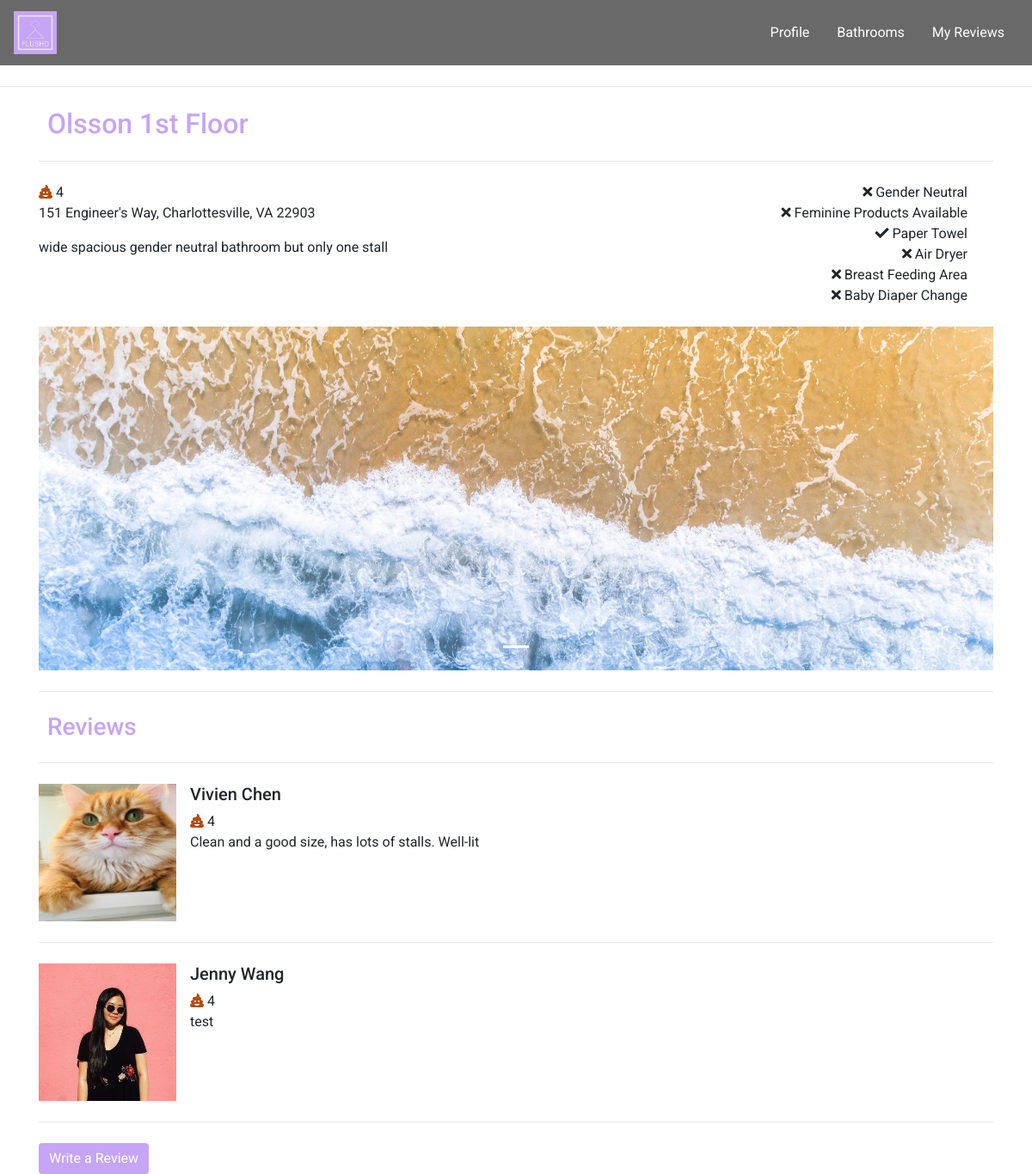
/bathroom-detail.php, run on the app's committed database.
### tables this page shows
CREATE TABLE `bathrooms` (
  `ID` int(6) NOT NULL,
  `bTitle` varchar(100) NOT NULL,
  `bDesc` varchar(300) NOT NULL,
  `bLoc` varchar(200) NOT NULL,
  `AvgRating` float DEFAULT '0',
  `GenderNeutral` tinyint(1) NOT NULL DEFAULT '0',
  `FemProducts` tinyint(1) NOT NULL DEFAULT '0',
  `PaperTowel` tinyint(1) NOT NULL DEFAULT '0',
  `AirDryer` tinyint(1) NOT NULL DEFAULT '0',
  `BreastFeed` tinyint(1) NOT NULL DEFAULT '0',
  `Diaper` tinyint(1) NOT NULL DEFAULT '0',
  `img` varchar(500) DEFAULT NULL
);

CREATE TABLE `reviews` (
  `ID` int(6) NOT NULL,
  `uID` int(6) NOT NULL,
  `bID` int(6) NOT NULL,
  `title` varchar(100) NOT NULL,
  `rDesc` varchar(300) NOT NULL,
  `rating` int(2) NOT NULL,
  `imgURL` varchar(500) DEFAULT NULL
);

CREATE TABLE `users` (
  `ID` int(6) NOT NULL,
  `firstname` varchar(50) NOT NULL,
  `lastname` varchar(50) NOT NULL,
  `username` varchar(50) NOT NULL,
  `email` varchar(100) NOT NULL,
  `pwd` varchar(100) NOT NULL,
  `reg_date` timestamp NOT NULL DEFAULT CURRENT_TIMESTAMP COMMENT 'date the user registered',
  `profilepic` varchar(100) DEFAULT NULL,
  `admin` tinyint(1) NOT NULL DEFAULT '0'
);

### bathroom-detail.php (the view, shortened to what this page needs)
<!DOCTYPE html>
<html lang="en">
    <head>
        <link rel="stylesheet" href="https://maxcdn.bootstrapcdn.com/bootstrap/4.2.1/css/bootstrap.min.css" />
        <link rel="stylesheet" href="styles/style.css">
        <link rel="stylesheet" href="styles/bathroom-profile.css">
        <link rel="stylesheet" href="styles/user-home-style.css">
        <link rel="stylesheet" href="https://use.fontawesome.com/releases/v5.7.2/css/all.css">
    </head>
<?php
$bID = (int) $_GET['bID'];
$servername = "localhost";
$username = "root";
$password = "";
$dbname = "flushd";
$conn = new mysqli($servername, $username, $password, $dbname);
$get_bath_detail = "SELECT bTitle, AvgRating, bLoc, bDesc
FROM bathrooms B
WHERE ID=$bID";
$result = $conn->query($get_bath_detail);
if ($result -> num_rows > 0) {
    $row = $result->fetch_assoc();
    extract($row);
} else {
    echo 'No results';
}
$msg = null;
$get_images = "SELECT R.imgURL
FROM bathrooms B
INNER JOIN reviews R ON R.bID = B.ID
WHERE B.ID=$bID AND R.imgURL IS NOT NULL";
$result = $conn->query($get_images);
if ($result -> num_rows > 0) {
    while($row = $result->fetch_assoc()) {
        extract($row);
        $images[] = $imgURL;
    }
} else {
    $msg = 'No results';
}
$get_reviews = "SELECT R.ID, R.title, R.uID, R.rDesc, R.rating, U.firstname, U.lastname, U.profilepic
FROM bathrooms B
INNER JOIN reviews R ON R.bID = B.ID
INNER JOIN users U ON R.uID = U.ID
WHERE R.bID=$bID";
$reviews = null;
$result = $conn->query($get_reviews);
if ($result -> num_rows > 0) {
    while($row = $result->fetch_assoc()) {
        extract($row);
        $reviews[] = array('rID'=>$ID,'rTitle'=>$title, 'rDesc'=>$rDesc, 'rating'=>$rating, 'uID'=>$uID,
         'fname'=>$firstname, 'lname'=>$lastname, 'profilepic'=>$profilepic);
    }
}
?>
    <body>
        <nav class="navbar sticky-top navbar-expand-lg" id="mainNav">
            <a class="navbar-brand" href="user-home.html">
              <img src="images/FLUSHD_logo.PNG" width="50" height="50" class="d-inline-block align-top" alt="logo">
            </a>
            <div class="collapse navbar-collapse justify-content-end" id="collapsibleNavbar">
                <ul class="nav nav-pills">
                    <li class="nav-item">
                      <a class="nav-link" id="profile-link" href="user-profile.php">Profile</a>
                    </li>
                    <li class="nav-item">
                        <a class="nav-link" id="bathroom-link" href="bathroom-index.html">Bathrooms</a>
                    </li>
                    <li class="nav-item">
                      <a class="nav-link" id="reviews-link" href="#">My Reviews</a>
                    </li>
                </ul>
            </div>
        </nav>
        <hr class="my-4">
        <div class="container" id="bathroomInfo">
            <h2 id="bathroom-title"><?php echo $bTitle;?></h2>
            <hr class="my-4">
            <div class="row">
                <div class="col left-col">
                        <span class="fas fa-poo checked" id="poo-rating1"></span>
                        <span id="avg-rating"><?php echo round($AvgRating, 2); ?></span>
                        <p id="bath-address"><?php echo $bLoc;?></p>
                        <p id="bath-desc"><?php echo $bDesc?></p>
                </div>
                <div class="col right-col">
                    <i class="<?php $xml=simplexml_load_file("bathrooms.xml") or die("Error: Cannot create object");
                        if($xml->bath[$bID]->GenderNeutral == 1) {echo 'fas fa-check';} else{echo 'fas fa-times';} ?>" id="gender-icon"></i><span> Gender Neutral</span><br>
                    <i class="<?php $xml=simplexml_load_file("bathrooms.xml") or die("Error: Cannot create object");
                        if($xml->bath[$bID]->FemProducts == 1) {echo 'fas fa-check';} else{echo 'fas fa-times';} ?>" id="fem-icon"></i><span> Feminine Products Available</span><br>
                    <i class="<?php $xml=simplexml_load_file("bathrooms.xml") or die("Error: Cannot create object");
                        if($xml->bath[$bID]->PaperTowel == 1) {echo 'fas fa-check';} else{echo 'fas fa-times';} ?>" id="paper-icon"></i><span> Paper Towel</span><br>
                    <i class="<?php $xml=simplexml_load_file("bathrooms.xml") or die("Error: Cannot create object");
                        if($xml->bath[$bID]->AirDryer == 1) {echo 'fas fa-check';} else{echo 'fas fa-times';} ?>" id="air-icon"></i><span> Air Dryer</span><br>
                    <i class="<?php $xml=simplexml_load_file("bathrooms.xml") or die("Error: Cannot create object");
                        if($xml->bath[$bID]->BreastFeed == 1) {echo 'fas fa-check';} else{echo 'fas fa-times';} ?>" id="breast-icon"></i><span> Breast Feeding Area</span><br>
                    <i class="<?php $xml=simplexml_load_file("bathrooms.xml") or die("Error: Cannot create object");
                        if($xml->bath[$bID]->Diaper == 1) {echo 'fas fa-check';} else{echo 'fas fa-times';} ?>" id="diaper-icon"></i><span> Baby Diaper Change</span><br>
                </div>
            </div>
            <br>
            <?php if ($msg == 'No results') {?>
            <div id="bathroomPics" class="carousel slide" data-ride="carousel">
                <ol class="carousel-indicators">
                    <li data-target="#bathroomPics" data-slide-to="0" class="active"></li>
                    <li data-target="#bathroomPics" data-slide-to="1"></li>
                    <li data-target="#bathroomPics" data-slide-to="2"></li>
              </ol>
                <div class="carousel-inner">
                    <div class="carousel-item active">
                        <img src="http://placehold.it/150x150" class="d-block w-100" alt="pic1">
                    </div>
                    <div class="carousel-item">
                        <img src="http://placehold.it/150x150" class="d-block w-100" alt="pic2">
                    </div>
                    <div class="carousel-item">
                        <img src="http://placehold.it/150x150" class="d-block w-100" alt="pic3">
                    </div>
                </div>
                <a class="carousel-control-prev" href="#bathroomPics" role="button" data-slide="prev">
                    <span class="carousel-control-prev-icon" aria-hidden="true"></span>
                    <span class="sr-only">Previous</span>
                </a>
                <a class="carousel-control-next" href="#bathroomPics" role="button" data-slide="next">
                    <span class="carousel-control-next-icon" aria-hidden="true"></span>
                    <span class="sr-only">Next</span>
                </a>
            </div>
            <?php } else { ?>
            <div id="bathroomPics" class="carousel slide" data-ride="carousel">
              <ol class="carousel-indicators">
                  <?php $a = 0; ?>
              <?php for($i = 0; $i < sizeof($images); $i++) {?>
                    <li data-target="#bathroomPics" data-slide-to="<?php echo $i;?>" class="<?php if($a == 0) {echo "active";}?>"></li>
              <?php $a++;
            } ?>
              </ol>
                <div class="carousel-inner">
                    <div class="carousel-item active">
                        <img src="<?php echo $images[0]; ?>" class="d-block w-100" alt="pic1">
                    </div>
                </div>
                <a class="carousel-control-prev" href="#bathroomPics" role="button" data-slide="prev">
                    <span class="carousel-control-prev-icon" aria-hidden="true"></span>
                </a>
                <a class="carousel-control-next" href="#bathroomPics" role="button" data-slide="next">
                    <span class="carousel-control-next-icon" aria-hidden="true"></span>
                </a>
            </div>
            <?php }?>
            <hr class="my-4">
        </div>
        <div class="container" id='reviews'>
            <h3>Reviews</h3>
            <div class="review-container">
            <hr class="my-4">
            <?php
            if ($reviews != null) {
            foreach ($reviews as $review) { ?>
            <div class="review">
            <div class="media">
                <img src="<?php if ($review['profilepic'] != null) {echo $review['profilepic'];} else {echo 'images/defaulticon.png';}?>"
                style="width: 10rem; height: 10rem;" class="align-self-start mr-3 image-fluid" alt="...">
                <div class="media-body">
                    <h5 class="mt-0"><?php echo $review['fname'] . ' ' . $review['lname'];?></h5>
                    <span class="fas fa-poo checked"></span><span class="usr-rating"> <?php echo $review['rating'] ?> </span>
                    <p><?php echo $review['rDesc'] ?></p>
                </div>
            </div>
            <hr class="my-4">
            </div>
            <?php }
            } else {echo 'No reviews';} ?>
            </div>
        </div>
        <div class="container">
            <a href="submit-review.php" class="btn btn-primary" id="reviewFormSubmitBtn">Write a Review</a>
        </div>
    </body>
</html>

### styles/style.css (style rules this page uses)
.btn { font-family: "Roboto", sans-serif; background:#C5A5F4; border:#C5A5F4; }
a { font-family: "Roboto", sans-serif; color:#C5A5F4; }
h2 { font-family: "Roboto", sans-serif; color:#C5A5F4; padding-left: 10px; }
h3 { font-family: "Roboto", sans-serif; color:#C5A5F4; padding-left: 10px; }
#mainNav { font-family: "Roboto", sans-serif; background-color: rgb(105, 105, 105); }
#mainNav a { font-family: "Roboto", sans-serif; color:white; }
body { position:relative; font-family: "Roboto", sans-serif; }
html { scroll-behavior: smooth; }
* { box-sizing: border-box; }
.row { width: 100%; }

### styles/bathroom-profile.css (style rules this page uses)
.carousel-inner { width:100%; max-height: 400px !important; }
.d-block { width:100%; }
.checked { color:rgb(179, 76, 8); }
.left-col { text-align: left; }
.right-col { text-align: right; }

### styles/user-home-style.css (style rules this page uses)
.btn { color:white; }

### data on the page
bathrooms: bTitle "Olsson 1st Floor", AvgRating "4", bLoc "151 Engineer's Way, Charlottesville, VA 22903", bDesc "wide spacious gender neutral bathroom but only one stall"
reviews: uID.profilepic (picture), uID.firstname "Vivien", uID.lastname "Chen", rating "4", rDesc "Clean and a good size, has lots of stalls. Well-lit"
reviews: uID.profilepic (picture), uID.firstname "Jenny", uID.lastname "Wang", rating "4", rDesc "test"
